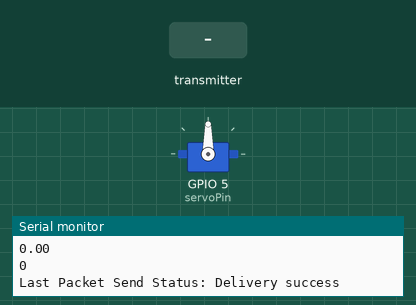
Recording of a sketch running on a simulated ESP8266 (NodeMCU). Parts: servo, the last lines printed to the serial monitor. The test bench sets the inputs (shaded band). Random numbers use the default seed unless the sketch sets one.

Above: at 1.2 s.
1.3 s: the transmitter starts sending x = 256
At 1.55 s:
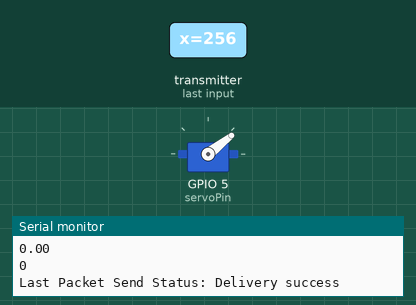
At 2.05 s:
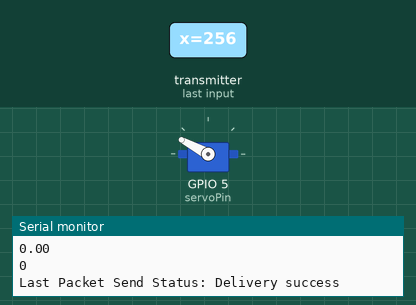
Timing chart, 0 to 17.8 s (numbered marks = the images above; inputs shaded):
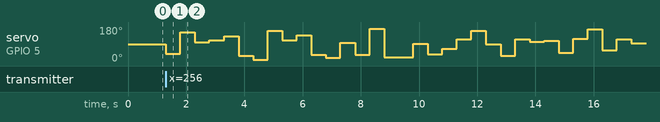

The sketch:

esp8266_R.ino
```cpp
// (licence header left out)
#include <Arduino.h>

#include <Wire.h>
// #include <LiquidCrystal_I2C.h>

#include <ESP8266WiFi.h>
#include <espnow.h>
#include <Servo.h>
Servo SG90;

// LiquidCrystal_I2C lcd(0x27, 16, 2);

// REPLACE WITH THE MAC Address of your receiver
uint8_t broadcastAddress[] = {0xB4, 0xE6, 0x2D, 0xEE, 0x7C, 0xED};

// Digital pin connected to the DHT sensor


//#define enA 14 //
//#define enB 15
//#define in1 16
//#define in2 17
//#define in3 18
//#define in4 19
// #define relay 21

static const uint8_t servoPin = 5;
// int VolSen = A3;

int motorSpeedA = 0;
int motorSpeedB = 0;

// Declaration for an SSD1306 display connected to I2C (SDA, SCL pins)

// REPLACE WITH THE MAC Address of your receiver
// Define variables to store BME280 readings to be sent
float UReadings;

const long interval = 400;
unsigned long previousMillis = 0;

// Define variables to store incoming readings
float incomingX;
float incomingY;
float incomingK;
int incomingAngle;

// Variable to store if sending data was successful
String success;

// Structure example to send data
// Must match the receiver structure
typedef struct struct_message
{
  int x;
  int y;
  int k;
  int angle;

} struct_message;

// Create a struct_message called DHTReadings to hold sensor readings
struct_message incomingReadings;

// Create a struct_message to hold incoming sensor readings

// Callback when data is sent
void OnDataSent(uint8_t *mac_addr, uint8_t sendStatus)
{
  Serial.print("Last Packet Send Status: ");
  if (sendStatus == 0)
  {
    Serial.println("Delivery success");
  }
  else
  {
    Serial.println("Delivery fail");
  }
}

// Callback when data is received
void OnDataRecv(uint8_t *mac, uint8_t *incomingData, uint8_t len)
{
  memcpy(&incomingReadings, incomingData, sizeof(incomingReadings));
  incomingX = incomingReadings.x;
  incomingY = incomingReadings.y;
  incomingK = incomingReadings.k;
  incomingAngle = incomingReadings.angle;
  SG90.write(random(180));
//  Control(incomingX, incomingY, incomingAngle);
}

void getReadings()
{
  UReadings = random(12);
  // UReadings = analogRead(2);
}

void printIncomingReadings()
{
  Serial.println(incomingX);
  Serial.println(incomingY);
  Serial.println(incomingK);
  Serial.println(incomingAngle);
}

//void Control(int x, int y, int angle)
//{
//
//  SG90.write(incomingAngle);
//
//  if (y < 1880)
//  {
//    digitalWrite(in1, HIGH);
//    digitalWrite(in2, LOW);
//    digitalWrite(in3, HIGH);
//    digitalWrite(in4, LOW);
//    motorSpeedA = map(y, 1880, 0, 0, 255);
//    motorSpeedB = map(y, 1880, 0, 0, 255);
//  }
//  else if (y > 1910)
//  {
//    digitalWrite(in1, LOW);
//    digitalWrite(in2, HIGH);
//    digitalWrite(in3, LOW);
//    digitalWrite(in4, HIGH);
//    motorSpeedA = map(y, 1910, 4095, 0, 255);
//    motorSpeedB = map(y, 1910, 4095, 0, 255);
//  }
//  else
//  {
//    motorSpeedA = 0;
//    motorSpeedB = 0;
//  }
//
//  if (x < 1935)
//  {
//    int xMapped = map(x, 1935, 0, 0, 255);
//    motorSpeedA = motorSpeedA - xMapped;
//    motorSpeedB = motorSpeedB + xMapped;
//    if (motorSpeedA < 0)
//    {
//      motorSpeedA = 0;
//    }
//    if (motorSpeedB > 255)
//    {
//      motorSpeedB = 255;
//    }
//  }
//  if (x > 1945)
//  {
//    int xMapped = map(x, 1945, 4095, 0, 255);
//    motorSpeedA = motorSpeedA + xMapped;
//    motorSpeedB = motorSpeedB - xMapped;
//    if (motorSpeedA > 255)
//    {
//      motorSpeedA = 255;
//    }
//    if (motorSpeedB < 0)
//    {
//      motorSpeedB = 0;
//    }
//  }
//  if (motorSpeedA < 70)
//  {
//    motorSpeedA = 0;
//  }
//  if (motorSpeedB < 70)
//  {
//    motorSpeedB = 0;
//  }
//  if (x == 514 && y == 502)
//  {
//    motorSpeedA = 0;
//    motorSpeedB = 0;
//    digitalWrite(in1, LOW);
//    digitalWrite(in2, LOW);
//    digitalWrite(in3, LOW);
//    digitalWrite(in4, LOW);
//  };
//
//  analogWrite(enA, motorSpeedA);
//  analogWrite(enB, motorSpeedB);
//  Serial.println(motorSpeedA);
//  Serial.println(motorSpeedB);
//}

void setup()
{
  // Init Serial Monitor
  Serial.begin(115200);
  pinMode(5, OUTPUT);

    SG90.attach(servoPin);
//    SG90.write(100);
//    delay(1000);
//    SG90.write(0);

  // Init DHT sensor

  // Set device as a Wi-Fi Station
  WiFi.mode(WIFI_STA);
  WiFi.disconnect();

  // Init ESP-NOW
  if (esp_now_init() != 0)
  {
    Serial.println("Error initializing ESP-NOW");
    return;
  }

  // Set ESP-NOW Role
  esp_now_set_self_role(ESP_NOW_ROLE_COMBO);

  // Once ESPNow is successfully Init, we will register for Send CB to
  // get the status of Trasnmitted packet
  esp_now_register_send_cb(OnDataSent);

  // Register peer
  esp_now_add_peer(broadcastAddress, ESP_NOW_ROLE_COMBO, 1, NULL, 0);

  // Register for a callback function that will be called when data is received
  esp_now_register_recv_cb(OnDataRecv);
}

void loop()
{
  unsigned long currentMillis = millis();
  if (currentMillis - previousMillis >= interval)
  {
    // save the last time you updated the DHT values
    previousMillis = currentMillis;

    // Get DHT readings
    getReadings();

    // Set values to send

    // Send message via ESP-NOW
    esp_now_send(broadcastAddress, (uint8_t *)&UReadings, sizeof(UReadings));

    // Print incoming readings
     printIncomingReadings();
  }

}
```

Measured:
- after the input at 1.3 s, servo on GPIO 5 (servoPin): 90° → 38° at once, → 152° 0.50 s later, → 98° 0.50 s later, → 109° 0.50 s later, … (33 changes in this stretch)
